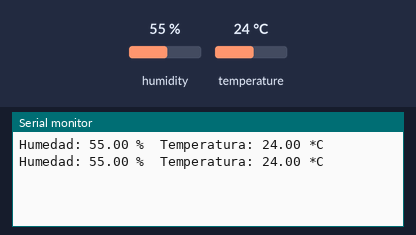
The sketch below on a simulated Arduino Uno, built with avr-gcc and run on an emulated ATmega328P. On the bench: the last lines printed to the serial monitor. Inputs (shaded band) come from the test bench; at power-on: humidity 55 %, temperature 24 °C.

Above: at 2.8 s.
2.9 s: humidity set to 22 %
At 5.3 s:
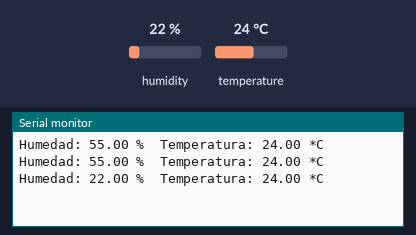
5.6 s: temperature set to 12 °C
At 6.5 s:
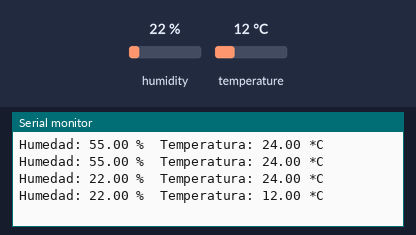
8.3 s: humidity set to 40 %
At 11.3 s:
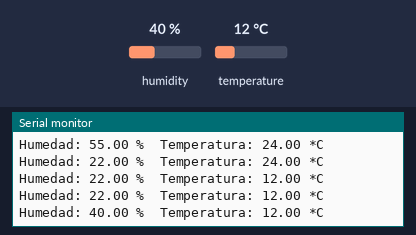
Timing chart, 0 to 12.8 s (numbered marks = the images above; inputs shaded):
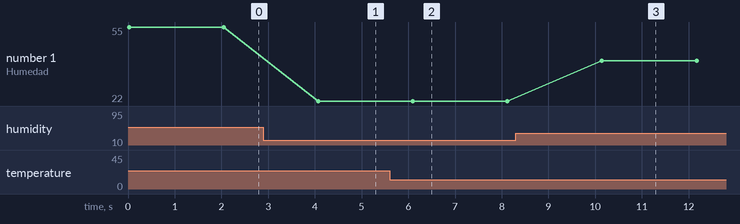

The sketch:

ProArdLab3.ino
```cpp
#include "DHT.h"

#define DHTPIN 2
#define DHTTYPE DHT11
//#define DHTTYPE DHT22 // DHT 22 (Selecciona el tipo de sensor)

DHT dht(DHTPIN, DHTTYPE);

void setup() {
  // put your setup code here, to run once:
  Serial.begin(9600);
  dht.begin();
}

void loop() {
  // put your main code here, to run repeatedly:
  float h = dht.readHumidity();
  float t = dht.readTemperature();

  if (isnan(h) || isnan(t)) {
    Serial.println(F("Error leyendo los sensores!"));
    return;
  }
  Serial.print(F("Humedad: "));
  Serial.print(h);
  Serial.print(F(" %\t"));
  Serial.print(F("Temperatura: "));
  Serial.print(t);
  Serial.println(F(" *C "));
  delay(2000);
}
```

Measured:
- after the input at 2.9 s, the serial monitor: prints a new line after 1.2 s (image 1)
- after the input at 5.6 s, the serial monitor: prints a new line after 0.50 s (image 2)
- after the input at 8.3 s, the serial monitor: prints a new line after 1.8 s (image 3)
- plotted number 1: 55 → 22 after the input at 2.9 s, 22 → 40 after the input at 8.3 s
